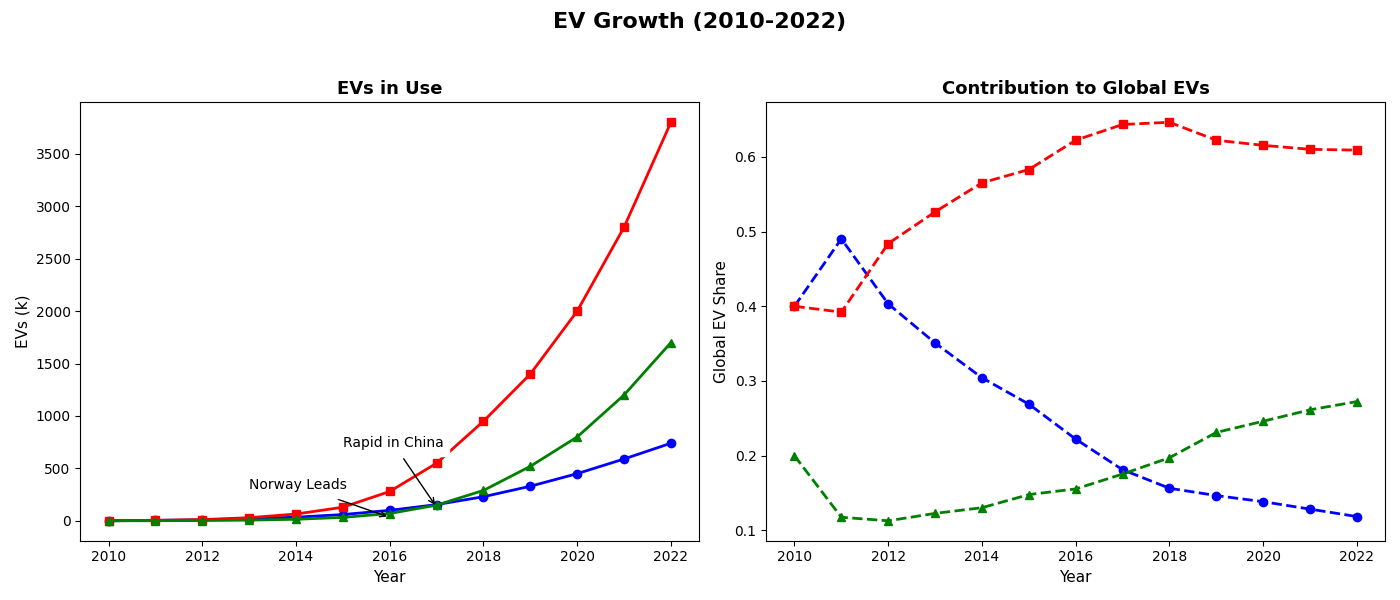

Recreate this plot in Python.
import matplotlib.pyplot as plt
import numpy as np

years = np.arange(2010, 2023)

usa_ev_growth = np.array([1, 5, 10, 20, 35, 60, 100, 155, 230, 330, 450, 590, 740])
china_ev_growth = np.array([1, 4, 12, 30, 65, 130, 280, 550, 950, 1400, 2000, 2800, 3800])
norway_ev_growth = np.array([0.5, 1.2, 2.8, 7, 15, 33, 70, 150, 290, 520, 800, 1200, 1700])

fig, axs = plt.subplots(1, 2, figsize=(14, 6))
fig.suptitle('EV Growth (2010-2022)', fontsize=16, fontweight='bold')

# First subplot: Line Chart for EV growth
axs[0].plot(years, usa_ev_growth, color='blue', linestyle='-', marker='o', linewidth=2)
axs[0].plot(years, china_ev_growth, color='red', linestyle='-', marker='s', linewidth=2)
axs[0].plot(years, norway_ev_growth, color='green', linestyle='-', marker='^', linewidth=2)

axs[0].set_title('EVs in Use', fontsize=13, fontweight='bold')
axs[0].set_xlabel('Year', fontsize=11)
axs[0].set_ylabel('EVs (k)', fontsize=11)

axs[0].annotate('Rapid in China', xy=(2017, 130), xytext=(2015, 700),
                arrowprops=dict(facecolor='black', arrowstyle='->'), fontsize=10, backgroundcolor='w')
axs[0].annotate('Norway Leads', xy=(2016, 33), xytext=(2013, 300),
                arrowprops=dict(facecolor='black', arrowstyle='->'), fontsize=10, backgroundcolor='w')

# Second subplot: Stacked Line Chart for relative contributions
usa_contribution = usa_ev_growth / (usa_ev_growth + china_ev_growth + norway_ev_growth)
china_contribution = china_ev_growth / (usa_ev_growth + china_ev_growth + norway_ev_growth)
norway_contribution = norway_ev_growth / (usa_ev_growth + china_ev_growth + norway_ev_growth)

axs[1].plot(years, usa_contribution, color='blue', linestyle='--', marker='o', linewidth=2)
axs[1].plot(years, china_contribution, color='red', linestyle='--', marker='s', linewidth=2)
axs[1].plot(years, norway_contribution, color='green', linestyle='--', marker='^', linewidth=2)

axs[1].set_title('Contribution to Global EVs', fontsize=13, fontweight='bold')
axs[1].set_xlabel('Year', fontsize=11)
axs[1].set_ylabel('Global EV Share', fontsize=11)

fig.tight_layout(rect=[0, 0, 1, 0.95])

plt.show()
